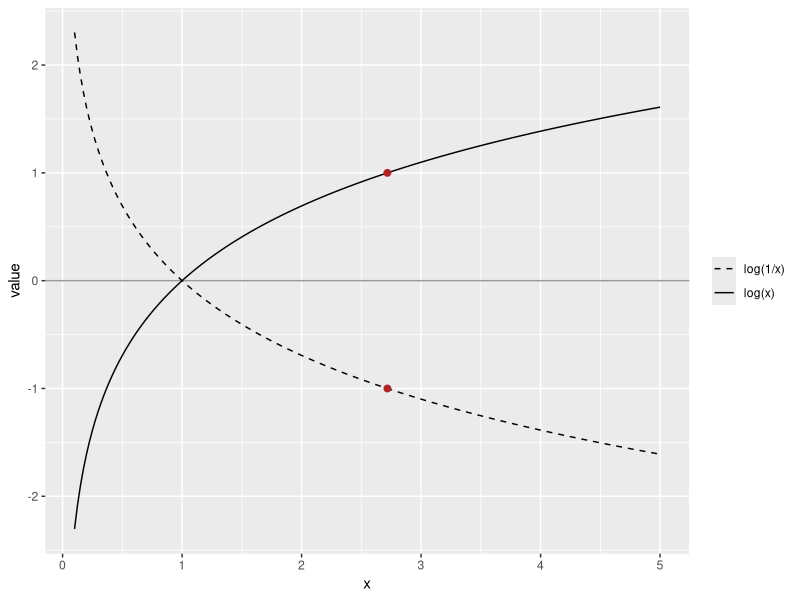

Write the R code that produced this figure.
## ---- chunk 1
#| code-fold: true
#| echo: !expr knitr::is_html_output()
#| message: false
#| warning: false
#| fig-alt: >-
#|   Two curves for x from 0.1 to 5. The solid curve, the natural logarithm
#|   of x, rises from below the horizontal axis, crosses it at x = 1 and
#|   passes through a dot at (e, 1). The dashed curve, the natural logarithm
#|   of 1 over x, is its mirror image across the horizontal axis: it falls,
#|   crosses the axis at x = 1 and passes through a dot at (e, -1).

x <- seq(0.1, 5, length.out = 200)
log_x <- log(x)
reciprocal <- 1 / x
log_reciprocal <- log(reciprocal)
log_curve <- tibble::tibble(x = x, y = log_x, curve = "log(x)")
reciprocal_curve <- tibble::tibble(
  x = x, y = log_reciprocal, curve = "log(1/x)"
)
curves <- dplyr::bind_rows(log_curve, reciprocal_curve)

e_value <- exp(1)
marked_y <- c(1, -1)
marked_curve <- c("log(x)", "log(1/x)")
marked <- tibble::tibble(x = e_value, y = marked_y, curve = marked_curve)
line_types <- c("log(x)" = "solid", "log(1/x)" = "dashed")

recip_plot <- curves |>
  ggplot2::ggplot() +
  ggplot2::aes(x = x, y = y, linetype = curve) +
  ggplot2::geom_hline(yintercept = 0, colour = "grey60") +
  ggplot2::geom_line() +
  ggplot2::geom_point(data = marked, colour = "firebrick", size = 2) +
  ggplot2::scale_linetype_manual(values = line_types) +
  ggplot2::labs(x = "x", y = "value", linetype = NULL)

recip_plot
